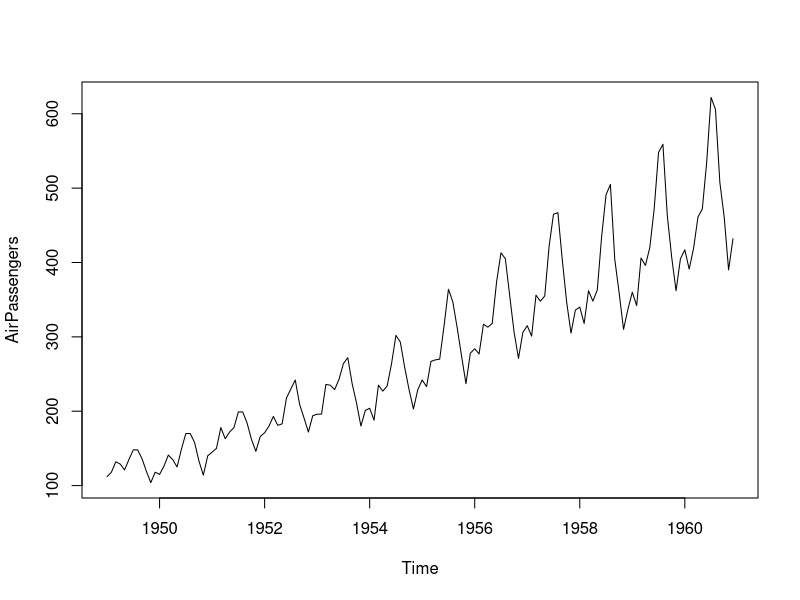
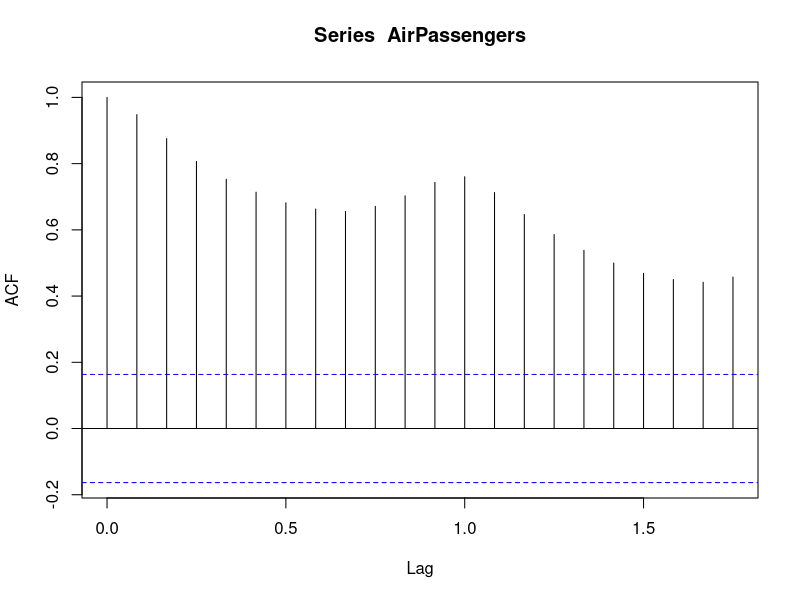
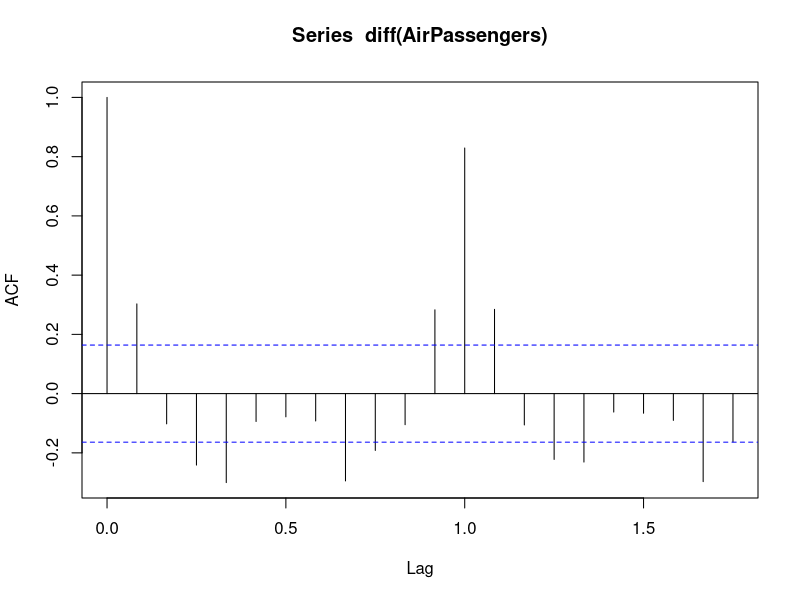
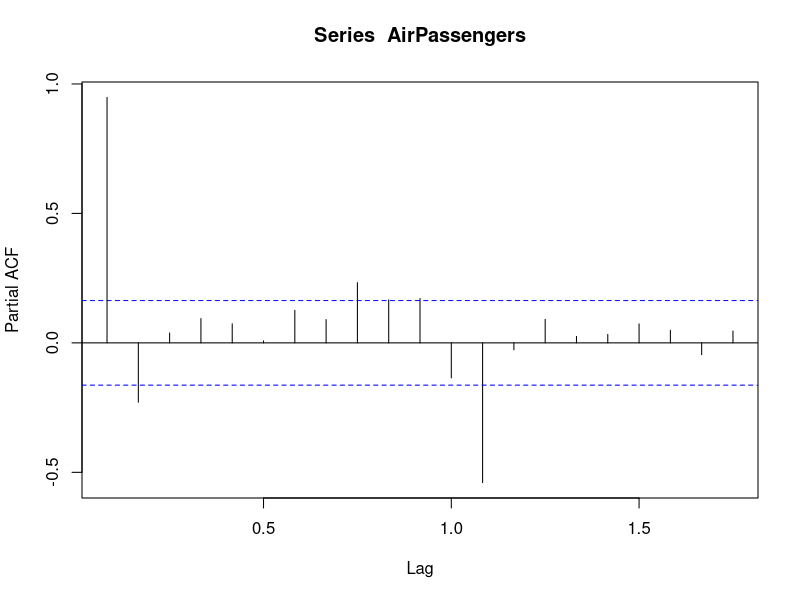
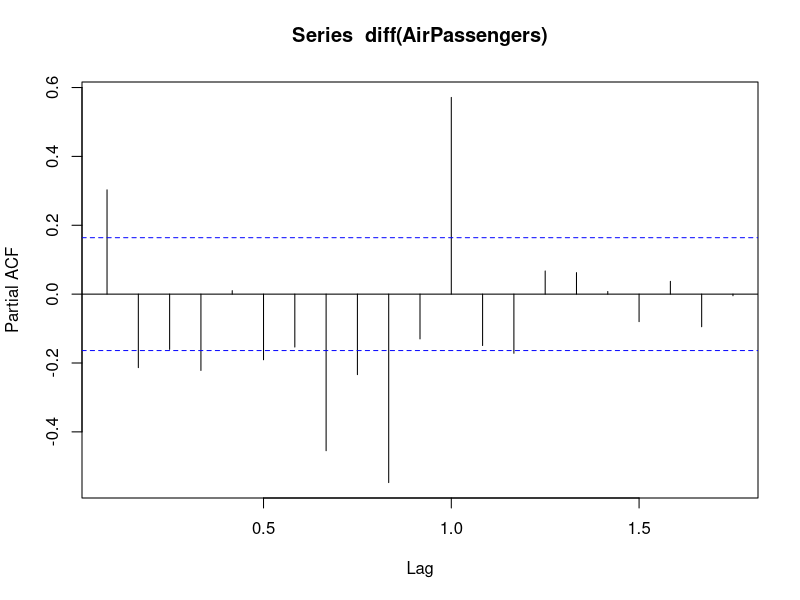
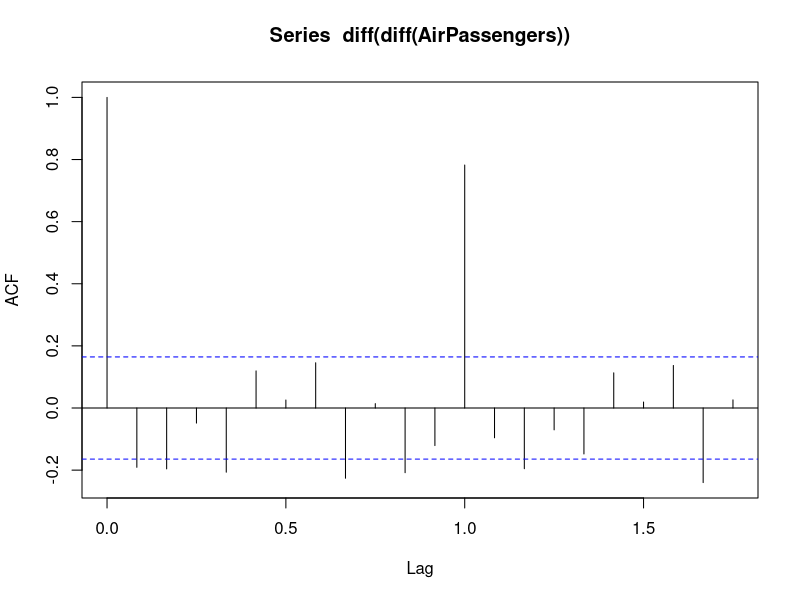
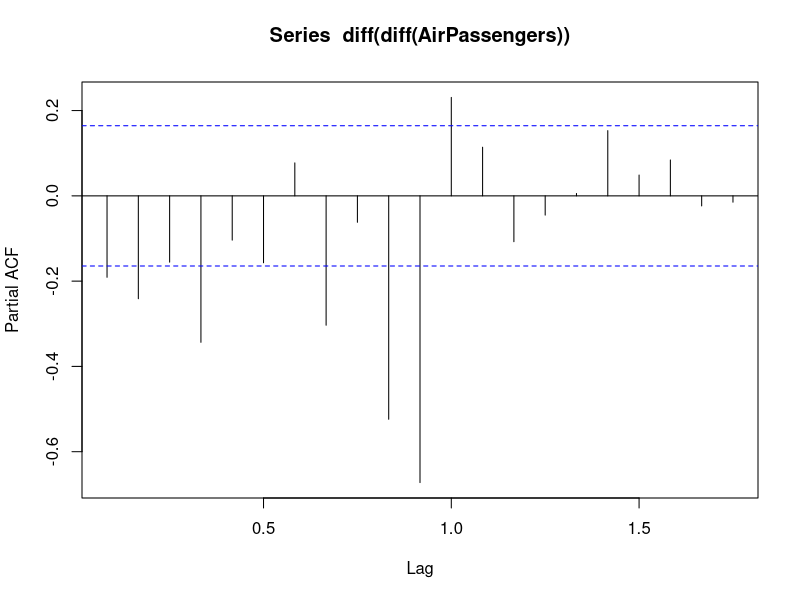

Generate these figures, in order, with R: (Note: this script raises an error after producing the figures.)
?AirPassengers

View(AirPassengers)

plot(AirPassengers)

acf(AirPassengers)
acf(diff(AirPassengers))

pacf(AirPassengers)
pacf(diff(AirPassengers))

acf(diff(diff(AirPassengers)))
pacf(diff(diff(AirPassengers)))


m1 = ets(AirPassengers, model = "ZZZ")
m2 = auto.arima(AirPassengers)

summary(m1)

summary(m2)

### ETS model is better

autoplot(forecast(m1, h =10))

autoplot(forecast(m1, h =50))

tsdiag(m2)
